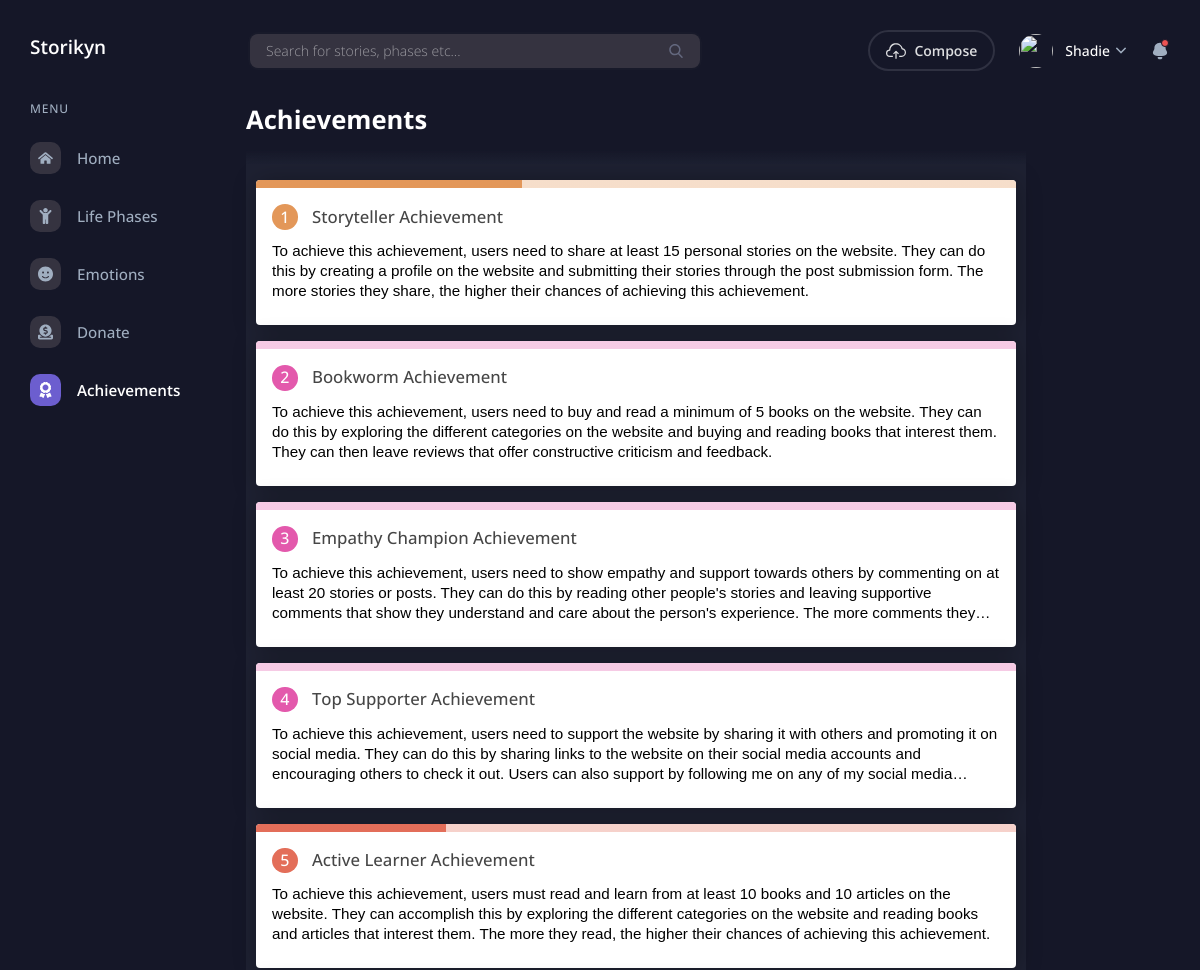
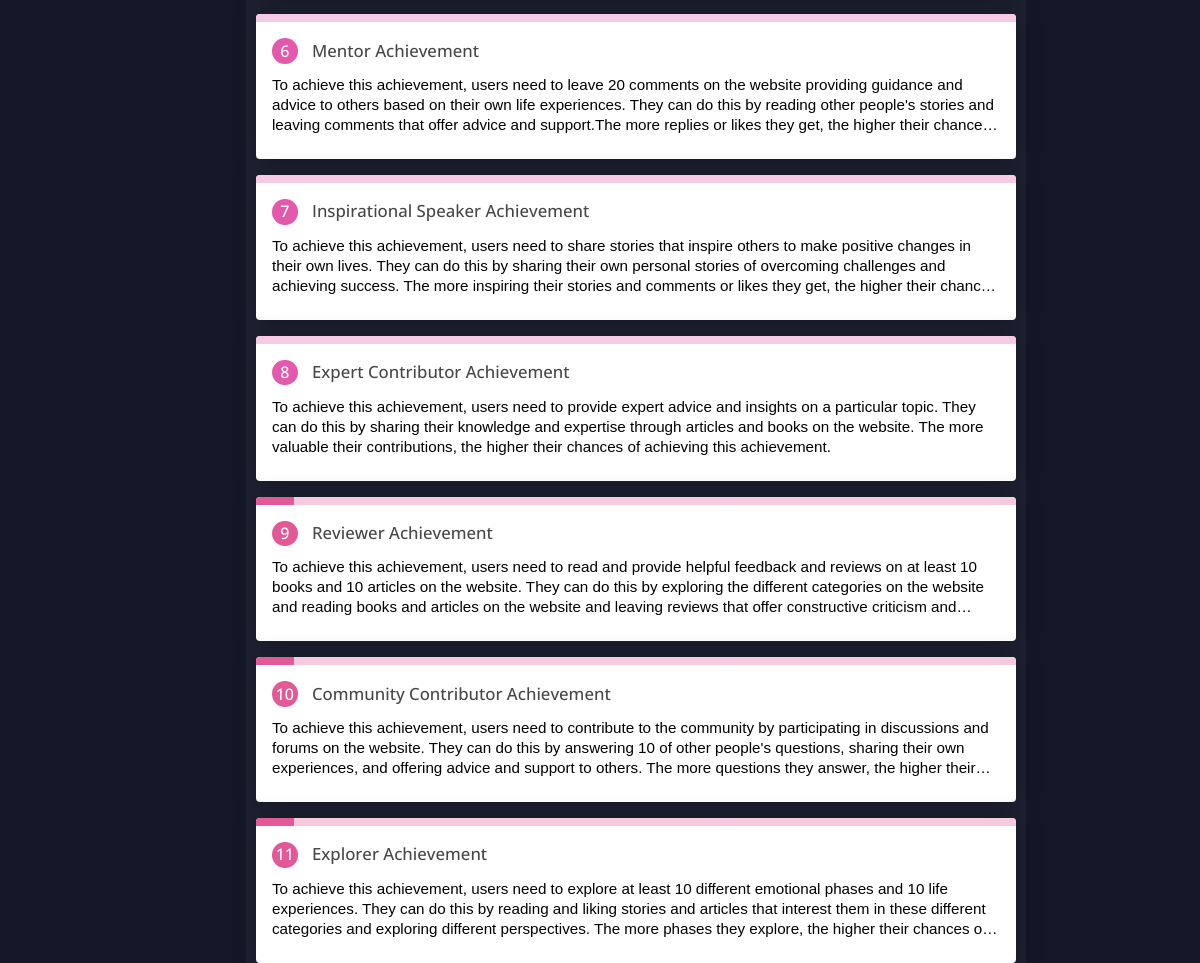
The page /achievements/achievements/ (signed in) on the database its author committed (2 pictures, top to bottom).
### achievements/models.py (models this page shows)
class Achievement(models.Model):
    user = models.ForeignKey(User, on_delete=models.CASCADE)
    name = models.CharField(max_length=100)
    description = models.TextField()
    order = models.IntegerField(default=0)
    has_finished = models.BooleanField(default=False)
    aggregate = models.DecimalField(default=0.00,max_digits=3,decimal_places=2)
    class Meta:
        ordering = ['-order']

### achievements/views.py (the view)
# urls.py: path('achievements/', views.Achievements, name='achievements'),
@login_required
def Achievements(request):
    user = request.user
    achievements = Achievement.objects.filter(user=user).order_by()
    context = {
        'achievements':achievements,
        'user':user,
    }
    if request.headers.get('x-requested-with') == 'XMLHttpRequest':
        return render(request, 'achievements.html', context)
    else:
        achievements_template_content = render_to_string('achievements.html', context)
        return render(request, 'BASE.html', {'achievements_template_content': achievements_template_content,})

### PhaseTales/Templates/achievements.html (shortened to what this page needs)
{% load static %}
<div class="stream-area">
  <div class="main-stream">
    <div class="site-wrap phase-header heading" id="Heading">
      <div class="my-big-header anim" style="--delay: 0s;">
        Achievements
      </div>
    </div>
    <ol class="anim" role="list" style="--length: 5;--delay: 0s">
      {% for achievement in achievements %}
        <li style="--i: {{ achievement.aggregate }}">
          <h3>{{ achievement.name }}</h3>
          <p class="achievements-control achievements-description">{{ achievement.description }}</p>
        </li>
      {% endfor %}
    </ol>
  </div>
  <div class="side-stream"></div>
</div>

### PhaseTales/Templates/BASE.html (shortened to what this page needs)
{% load static %}
{% load bootstrap3 %}
<!DOCTYPE html>
<html lang="en">
<head>
  <link href="{% static 'fonts/icomoon/style.css' %}" rel="stylesheet">
  <link href="{% static 'fonts/fontawesome-pro-5.13.0/css/fontawesome.min.css' %}" rel="stylesheet">
  <link href="{% static 'fonts/fontawesome-pro-5.13.0/css/all.min.css' %}" rel="stylesheet">
  <link href="{% static 'css/slick/slick.css' %}" rel="stylesheet" type="text/css">
  <link href="{% static 'css/slick/slick-theme.css' %}" rel="stylesheet" type="text/css">
  <link href="{% static 'css/bootstrap.min.css' %}" rel="stylesheet">
  <link href="{% static 'css/app.css' %}" rel="stylesheet">
  <link href="{% static 'css/main.css' %}" rel="stylesheet">
  <link href="{% static 'css/images.css' %}" rel="stylesheet">
  <link href="{% static 'css/settings.css' %}" rel="stylesheet">
  <link href="{% static 'css/social-share.css' %}" rel="stylesheet">
  <link href="{% static 'css/login.css' %}" rel="stylesheet">
  <link href="{% static 'css/slick/card.css' %}" rel="stylesheet" type="text/css">
</head>
<body class="p-0">
  <div class="mycontainer">
    <div class="sidebar" id="sidebar">
      <span class="logo">S</span> <a class="logo-expand" href="#">Storikyn</a>
      <div class="side-wrapper">
        <div class="side-title">
          MENU
        </div>
        <div class="side-menu">
          <a class="sidebar-link home-button is-active" onclick="home()" href="#home" data-url="{% url 'home' %}">
            Home
          </a>
          <a class="sidebar-link phases-button" onclick="phases()" href="#phases" data-url="{% url 'phases' %}">
            Life Phases
          </a>
          <a class="sidebar-link emotions-button" onclick="emotions()" href="#emotions" data-url="{% url 'emotions' %}">
            Emotions
          </a>
          <a class="sidebar-link donations-button" onclick="donations()" href="#donations" data-url="{% url 'donate' %}">
            Donate
          </a>
          <a class="sidebar-link achievements-button" onclick="achievements()" href="#achievements" data-url="{% url 'achievements' %}">
            Achievements
          </a>
        </div>
      </div>
    </div>
    <div class="wrapper">
      <div class="header header-shadow">
        <div class="search-bar dissapear">
          <input placeholder="Search for stories, phases etc..." id="searchTextbox" type="text">
        </div>
        <div class="user-settings">
          {% if request.user.is_authenticated %}
            <button class="button-post first" onclick="openCreatePost()">
              <span class="create-modal-text">Compose</span>
            </button>
            <img alt="" class="user-img" src="{% static 'images/shadie.jpg' %}" data-url="{% url 'profile' user.username %}">
            <div class="user-details" style="display: flex;position: relative;">
              <div class="username-icon" style="display: flex;cursor: pointer;">
                <div class="username">
                  {{ user.username }}
                </div>
              </div>
            </div>
            <div class="notify" style="display: flex;position: relative;">
              <div class="notify_icon" style="display: flex;cursor: pointer;" data-url="{% url 'notifications' user.username %}">
                <div class="notification"></div>
              </div>
            </div>
          {% endif  %}
        </div>
      </div>
      <div class="main-container show-home">
        <section class="achievements base-section" id="achievements">
          {{ achievements_template_content|safe }}
        </section>
      </div>
    </div>
  </div>
</body>
</html>

### PhaseTales/static/css/login.css (style rules this page uses)
a:hover, a:focus, a:active, a:visited, a:link { text-decoration: none; }
body { font-family: 'Titillium Web', sans-serif; }
a { color: #ff5400; }

### PhaseTales/static/css/home.css (style rules this page uses)
*:before, *:after { -webkit-box-sizing: border-box; -moz-box-sizing: border-box; box-sizing: border-box; }
html, body { top: 0px; left: 0px; margin: 0 auto; height: 100%; font-size: 15px; }
a { color: #fff; text-decoration: none; }
a:-webkit-any-link { cursor: none !importannt; }
ol, ul { list-style: none; margin: 0; padding: 0; }
h1, h2, h3, h4, h5, h6 { font-size: inherit; font-weight: inherit; }
blockquote, dd, dl, figure, h1, h2, h3, h4, h5, h6, hr, p, pre { margin: 0; }
.content-section-container h1, h2, h3, h6 { font-weight: 500; color: #111235; }

### PhaseTales/static/css/create_post.css (style rules this page uses)
html { line-height:1.15;-webkit-text-size-adjust:100% }
body { margin:0 }
a { background-color:transparent }
img { border-style:none }
button,input,optgroup,select,textarea { font-family:inherit;font-size:100%;line-height:1.15;margin:0 }
button,input { overflow:visible }
button,select { text-transform:none }
[type=button],[type=reset],[type=submit],button { -webkit-appearance:button }
blockquote,dd,dl,figure,h1,h2,h3,h4,h5,h6,hr,p,pre { margin:0 }
button { background-color:transparent;background-image:none;padding:0 }
ol,ul { list-style:none;margin:0;padding:0 }
html { font-family:system-ui,-apple-system,BlinkMacSystemFont,"Segoe UI",Roboto,"Helvetica Neue",Arial,"Noto Sans",sans-serif,"Apple Color Emoji","Segoe UI Emoji","Segoe UI Symbol","Noto Color Emoji";line-height:1.5 }
*,::after,::before { box-sizing:border-box;border-width:0;border-style:solid;border-color:#e2e8f0 }
img { border-style:solid }
input::placeholder,textarea::placeholder { color:#a0aec0 }
[role=button],button { cursor:pointer }
h1,h2,h3,h4,h5,h6 { font-size:inherit;font-weight:inherit }
a { color:inherit;text-decoration:inherit }
button,input,optgroup,select,textarea { padding:0;line-height:inherit;color:inherit }
audio,canvas,embed,iframe,img,object,svg,video { display:block;vertical-align:middle }
img,video { max-width:100%;height:auto }

### PhaseTales/static/css/header.css (style rules this page uses)
:root { --header-height: 3.8rem; --hue: 174; --sat: 63%; --first-color: #f34573; --first-color-alt: hsl(var( --hue), var(--sat), 36%); --title-color: hsl(var( --hue), 12%, 15%); --text-color: hsl(var( --hue), 8%, 35%); --body-color: hsl(var( --hue), 100%, 99%); --container-color: #FFF; --body-font: 'Open Sans', sans-serif; --h1-font-size: 1.8rem; --normal-font-size: .900rem; --tiny-font-size: .798rem; --font-medium: 600; --font-semi-bold: 600; --z-tooltip: 10; --z-fixed: 100; }
@media screen and (min-width: 968px) { :root { --h1-font-size: 2.25rem; --normal-font-size: 1rem; } }
* { box-sizing: border-box; padding: 0; margin: 0; }
html { scroll-behavior: smooth; }
p { font-size: var(--normal-font-size); }
a { text-decoration: none; }

### PhaseTales/static/css/stylez.css (style rules this page uses)
body { background: #B1A7A0; font-family: "Open Sans", "Arial"; }

### PhaseTales/static/css/article.css (style rules this page uses)
:root { --article-font-size: 1.18rem; --bullet-sz: 0.798em; --bullet-sz-a: 5px; }
@media screen and (min-width: 968px) { :root { --article-font-size: 1.48rem; --bullet-sz: 1.00em; --bullet-active: 0.75em; --bullet-sz-a: 4px; } }
body { font: 100% / 1.5 ui-sans-serif, system-ui, sans-serif; }
body * { box-sizing: border-box; }

### PhaseTales/static/css/product.css (style rules this page uses)
:root { --clr-primary-400: hsl(158, 36%, 37%); --clr-primary-500: hsl(158, 36%, 20%); --clr-secondary-200: hsl(30, 38%, 92%); --clr-neutral-900: hsl(212, 21%, 14%); --clr-neutral-400: hsl(228, 12%, 48%); --clr-neutral-100: hsl(0, 0%, 100%); --ff-accent: "Fraunces", serif; --ff-base: "Montserrat", sans-serif; --fw-regular: 500; --fw-bold: 700; }
*, *::before, *::after { box-sizing: border-box; }
* { margin: 0; }
html, body { height: 100%; }
body { line-height: 1.7; -webkit-font-smoothing: antialiased; }
.product_popup input, button, textarea, select { font: inherit; }
p, h1, h2, h3, h4, h5, h6 { overflow-wrap: break-word; }
h1, h2, h3 { line-height: 1; }
body { font-family: var(--ff-base); font-weight: var(--fw-regular); font-size: 0.875rem; color: var(--clr-neutral-400); background-color: var(--clr-secondary-200); display: grid; place-content: center; margin: 1rem; }

### PhaseTales/static/css/confirmation-popup.css (style rules this page uses)
html * { -webkit-font-smoothing: antialiased; -moz-osx-font-smoothing: grayscale; }
*, *:after, *:before { -webkit-box-sizing: border-box; -moz-box-sizing: border-box; box-sizing: border-box; }
a { text-decoration: none; }

### rows shown on the page
Achievement: {{ achievement.aggregate }} 1.75 (drawn), name "Storyteller Achievement", description "To achieve this achievement, users need to share at least 15 personal stories on the website. They can do this by creating a profile on the website and submitting their stories through the post submission form. The more stories they share, the higher their chances of achieving this achievement."
Achievement: {{ achievement.aggregate }} 0.00 (drawn), name "Bookworm Achievement", description "To achieve this achievement, users need to buy and read a minimum of 5 books on the website. They can do this by exploring the different categories on the website and buying and reading books that interest them. They can then leave reviews that offer constructive criticism and feedback."
Achievement: {{ achievement.aggregate }} 0.00 (drawn), name "Empathy Champion Achievement", description "To achieve this achievement, users need to show empathy and support towards others by commenting on at least 20 stories or posts. They can do this by reading other people's stories and leaving supportive comments that show they understand and care about the person's experience. The more comments…"
Achievement: {{ achievement.aggregate }} 0.00 (drawn), name "Top Supporter Achievement", description "To achieve this achievement, users need to support the website by sharing it with others and promoting it on social media. They can do this by sharing links to the website on their social media accounts and encouraging others to check it out. Users can also support by following me on any of my social…"
Achievement: {{ achievement.aggregate }} 1.25 (drawn), name "Active Learner Achievement", description "To achieve this achievement, users must read and learn from at least 10 books and 10 articles on the website. They can accomplish this by exploring the different categories on the website and reading books and articles that interest them. The more they read, the higher their chances of achieving this achievement."
Achievement: {{ achievement.aggregate }} 0.00 (drawn), name "Mentor Achievement", description "To achieve this achievement, users need to leave 20 comments on the website providing guidance and advice to others based on their own life experiences. They can do this by reading other people's stories and leaving comments that offer advice and support.The more replies or likes they get, the higher their…"
Achievement: {{ achievement.aggregate }} 0.00 (drawn), name "Inspirational Speaker Achievement", description "To achieve this achievement, users need to share stories that inspire others to make positive changes in their own lives. They can do this by sharing their own personal stories of overcoming challenges and achieving success. The more inspiring their stories and comments or likes they get, the higher their…"
Achievement: {{ achievement.aggregate }} 0.00 (drawn), name "Expert Contributor Achievement", description "To achieve this achievement, users need to provide expert advice and insights on a particular topic. They can do this by sharing their knowledge and expertise through articles and books on the website. The more valuable their contributions, the higher their chances of achieving this achievement."
Achievement: {{ achievement.aggregate }} 0.25 (drawn), name "Reviewer Achievement", description "To achieve this achievement, users need to read and provide helpful feedback and reviews on at least 10 books and 10 articles on the website. They can do this by exploring the different categories on the website and reading books and articles on the website and leaving reviews that offer constructive criticism…"
Achievement: {{ achievement.aggregate }} 0.25 (drawn), name "Community Contributor Achievement", description "To achieve this achievement, users need to contribute to the community by participating in discussions and forums on the website. They can do this by answering 10 of other people's questions, sharing their own experiences, and offering advice and support to others. The more questions they answer, the higher…"
Achievement: {{ achievement.aggregate }} 0.25 (drawn), name "Explorer Achievement", description "To achieve this achievement, users need to explore at least 10 different emotional phases and 10 life experiences. They can do this by reading and liking stories and articles that interest them in these different categories and exploring different perspectives. The more phases they explore, the higher their chances…"

### other values the page prints
{{ user.username }} "Shadie"
